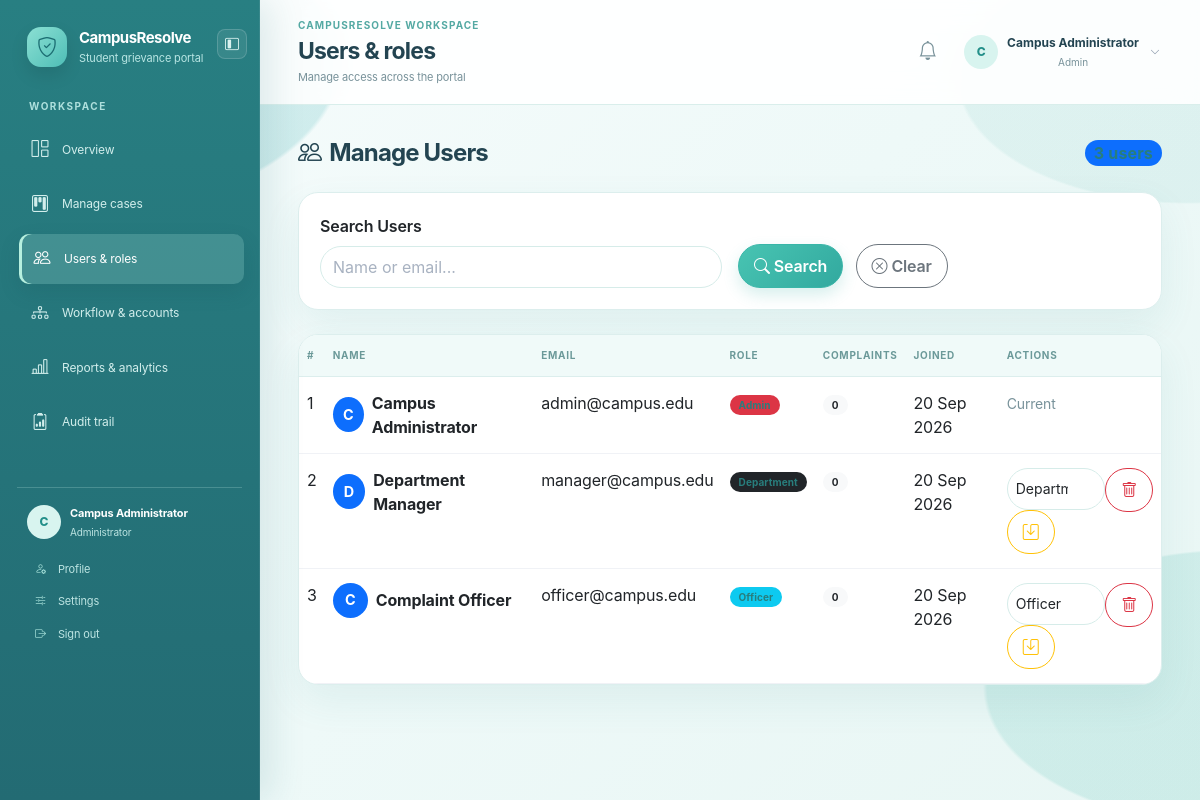
/admin_users.php (signed in), run on the app's committed database.
### tables this page shows
CREATE TABLE IF NOT EXISTS `users` (
  `id` INT AUTO_INCREMENT PRIMARY KEY,
  `full_name` VARCHAR(100) NOT NULL,
  `email` VARCHAR(150) NOT NULL UNIQUE,
  `password` VARCHAR(255) NOT NULL,
  `role` ENUM('user','admin','department','officer') NOT NULL DEFAULT 'user',
  `department_id` INT DEFAULT NULL,
  `is_active` TINYINT(1) NOT NULL DEFAULT 1,
  `created_at` TIMESTAMP DEFAULT CURRENT_TIMESTAMP,
  CONSTRAINT `fk_users_department` FOREIGN KEY (`department_id`) REFERENCES `departments`(`id`) ON DELETE SET NULL,
  INDEX `idx_users_role_active` (`role`, `is_active`)
);

### includes/security.php (called while the page is built, shortened)
<?php
function role_home(?string $role = null): string
{
    $role = $role ?? ($_SESSION['user_role'] ?? 'user');
    return match ($role) {
        'admin' => 'admin_dashboard.php',
        'department' => 'department_dashboard.php',
        'officer' => 'officer_dashboard.php',
        default => 'dashboard.php',
    };
}
?>

### admin_users.php (the view, shortened to what this page needs)
<?php
require_once 'config.php';
$search = trim($_GET['search'] ?? '');
$where_sql = '';
$sql = "SELECT u.*, (SELECT COUNT(*) FROM complaints WHERE user_id = u.id) as complaint_count FROM users u $where_sql ORDER BY u.created_at DESC";
$stmt = $conn->prepare($sql);
$stmt->execute();
$users = $stmt->get_result()->fetch_all(MYSQLI_ASSOC);
?>
<!DOCTYPE html>
<html lang="en">
<head>
    <link href="https://cdn.jsdelivr.net/npm/bootstrap@5.3.0/dist/css/bootstrap.min.css" rel="stylesheet">
    <link rel="stylesheet" href="https://cdn.jsdelivr.net/npm/bootstrap-icons@1.10.0/font/bootstrap-icons.css">
    <link rel="stylesheet" href="assets/css/style.css?v=sidebar-collapse-20260922-1">
</head>
<body>
    <div class="d-flex">
        <?php include 'includes/sidebar.php'; ?>
        <div class="flex-grow-1">
            <?php include 'includes/topbar.php'; ?>
            <main class="p-4">
                <div class="d-flex justify-content-between align-items-center mb-4">
                    <h4 class="fw-bold mb-0"><i class="bi bi-people me-2"></i>Manage Users</h4>
                    <span class="badge bg-primary fs-6"><?= count($users) ?> users</span>
                </div>
                <div class="card border-0 shadow-sm mb-4">
                    <div class="card-body">
                        <form method="GET" class="row g-3 align-items-end">
                            <div class="col-md-6">
                                <label class="form-label fw-semibold">Search Users</label>
                                <input type="text" name="search" class="form-control" placeholder="Name or email..." value="<?= htmlspecialchars($search) ?>">
                            </div>
                            <div class="col-md-6">
                                <button type="submit" class="btn btn-primary me-2"><i class="bi bi-search me-1"></i>Search</button>
                                <a href="admin_users.php" class="btn btn-outline-secondary"><i class="bi bi-x-circle me-1"></i>Clear</a>
                            </div>
                        </form>
                    </div>
                </div>
                <div class="card border-0 shadow-sm">
                    <div class="card-body p-0">
                        <div class="table-responsive">
                            <table class="table table-hover mb-0">
                                <thead class="table-light">
                                    <tr>
                                        <th>#</th>
                                        <th>Name</th>
                                        <th>Email</th>
                                        <th>Role</th>
                                        <th>Complaints</th>
                                        <th>Joined</th>
                                        <th>Actions</th>
                                    </tr>
                                </thead>
                                <tbody>
                                    <?php if (empty($users)): ?>
                                    <tr><td colspan="7" class="text-center text-muted py-4">No users found.</td></tr>
                                    <?php else: ?>
                                    <?php foreach ($users as $u): ?>
                                    <tr>
                                        <td><?= $u['id'] ?></td>
                                        <td>
                                            <div class="d-flex align-items-center">
                                                <div class="bg-primary text-white rounded-circle d-flex align-items-center justify-content-center me-2" style="width:35px;height:35px;font-size:0.9rem;">
                                                    <?= strtoupper(substr($u['full_name'], 0, 1)) ?>
                                                </div>
                                                <strong><?= htmlspecialchars($u['full_name']) ?></strong>
                                            </div>
                                        </td>
                                        <td><?= htmlspecialchars($u['email']) ?></td>
                                        <td>
                                            <span class="badge <?= $u['role'] === 'admin' ? 'bg-danger' : ($u['role'] === 'officer' ? 'bg-info' : ($u['role'] === 'department' ? 'bg-dark' : 'bg-primary')) ?>">
                                                <?= ucfirst($u['role']) ?>
                                            </span>
                                        </td>
                                        <td><span class="badge bg-light text-dark"><?= $u['complaint_count'] ?></span></td>
                                        <td><?= date('d M Y', strtotime($u['created_at'])) ?></td>
                                        <td>
                                            <?php if ($u['id'] !== (int)$_SESSION['user_id']): ?>
                                            <div class="btn-group btn-group-sm">
                                                <form method="POST" class="d-inline">
                                                    <select name="new_role" class="form-select form-select-sm" aria-label="Change role">
                                                        <?php foreach (['user','admin','department','officer'] as $role): ?><option value="<?= $role ?>" <?= $u['role'] === $role ? 'selected' : '' ?>><?= ucfirst($role) ?></option><?php endforeach; ?>
                                                    </select>
                                                    <button type="submit" name="update_role" class="btn btn-outline-warning" title="Save Role"><i class="bi bi-save"></i></button>
                                                </form>
                                                <form method="POST" class="d-inline" onsubmit="return confirm('Are you sure you want to delete this user? All their complaints will also be deleted.')">
                                                    <button type="submit" name="delete_user" class="btn btn-outline-danger" title="Delete User">
                                                        <i class="bi bi-trash"></i>
                                                    </button>
                                                </form>
                                            </div>
                                            <?php else: ?>
                                            <span class="text-muted"><small>Current</small></span>
                                            <?php endif; ?>
                                        </td>
                                    </tr>
                                    <?php endforeach; ?>
                                    <?php endif; ?>
                                </tbody>
                            </table>
                        </div>
                    </div>
                </div>
            </main>
        </div>
    </div>
</body>
</html>

### includes/sidebar.php (shortened to what this page needs)
<?php
$unread_count = 0;
if (isset($_SESSION['user_id'])) {
    $notif_stmt = $conn->prepare("SELECT COUNT(*) as cnt FROM notifications WHERE user_id = ? AND is_read = 0");
    if ($notif_stmt) {
        $notif_stmt->bind_param('i', $_SESSION['user_id']);
        $notif_stmt->execute();
        $notif_result = $notif_stmt->get_result()->fetch_assoc();
        $unread_count = (int) ($notif_result['cnt'] ?? 0);
    }
}
$current_page = basename($_SERVER['PHP_SELF']);
$role = $_SESSION['user_role'] ?? 'user';
$role_label = ['admin' => 'Administrator', 'department' => 'Department team', 'officer' => 'Case officer', 'user' => 'Student'][$role] ?? ucfirst($role);
$initial = strtoupper(substr(trim($_SESSION['user_name'] ?? 'U'), 0, 1));
function sidebar_link(string $page, string $icon, string $label, string $current_page, ?int $badge = null): void {
    $active = $page === $current_page ? ' active' : '';
    echo '<li class="nav-item"><a class="nav-link' . $active . '" href="' . htmlspecialchars($page) . '"><i class="bi ' . htmlspecialchars($icon) . '"></i><span>' . htmlspecialchars($label) . '</span>';
    echo '</a></li>';
}
?>
<nav id="primary-navigation" class="sidebar" aria-label="Primary navigation">
    <div class="sidebar-brand">
        <a href="<?= htmlspecialchars(role_home($role)) ?>" class="brand-lockup">
            <span class="brand-mark"><i class="bi bi-shield-check"></i></span>
            <span><strong>CampusResolve</strong><small>Student grievance portal</small></span>
        </a>
        <button class="sidebar-collapse-toggle" type="button" data-sidebar-collapse aria-label="Collapse sidebar" aria-expanded="true" aria-controls="primary-navigation" title="Collapse sidebar">
            <i class="bi bi-layout-sidebar-inset"></i>
        </button>
    </div>
    <div class="sidebar-label">Workspace</div>
    <ul class="nav flex-column sidebar-nav">
        <?php if ($role === 'admin'): ?>
            <?php sidebar_link('admin_dashboard.php', 'bi-grid-1x2', 'Overview', $current_page); ?>
        <?php elseif ($role === 'department'): ?>
            <?php sidebar_link('department_dashboard.php', 'bi-building', 'Department queue', $current_page); ?>
            <?php sidebar_link('notifications.php', 'bi-bell', 'Notifications', $current_page, $unread_count); ?>
        <?php elseif ($role === 'officer'): ?>
            <?php sidebar_link('officer_dashboard.php', 'bi-person-badge', 'Assigned cases', $current_page); ?>
            <?php sidebar_link('notifications.php', 'bi-bell', 'Notifications', $current_page, $unread_count); ?>
        <?php endif; ?>
    </ul>
    <div class="sidebar-spacer"></div>
    <div class="sidebar-footer">
        <div class="sidebar-user">
            <span class="sidebar-avatar"><?= htmlspecialchars($initial) ?></span>
            <span><strong><?= htmlspecialchars($_SESSION['user_name'] ?? 'User') ?></strong><small><?= htmlspecialchars($role_label) ?></small></span>
        </div>
        <div class="sidebar-footer-links">
            <a href="profile.php"><i class="bi bi-person-gear"></i> Profile</a>
            <a href="settings.php"><i class="bi bi-sliders2"></i> Settings</a>
            <a href="logout.php" class="logout-link"><i class="bi bi-box-arrow-right"></i> Sign out</a>
        </div>
    </div>
    <div class="sidebar-resize-handle" data-sidebar-resize role="separator" aria-label="Resize navigation sidebar" aria-orientation="vertical" aria-valuemin="220" aria-valuemax="380" aria-valuenow="260" tabindex="0" title="Drag to resize sidebar"></div>
</nav>

### includes/topbar.php (shortened to what this page needs)
<?php
$page_titles = [
    'dashboard.php' => ['My overview', 'Your complaint activity at a glance'],
    'add_complaint.php' => ['New case', 'Tell us what needs attention'],
    'complaints.php' => ['My cases', 'Track every request in one place'],
    'admin_dashboard.php' => ['Operations overview', 'Monitor the campus resolution pipeline'],
    'admin_complaints.php' => ['Manage cases', 'Review, route, and resolve incoming cases'],
    'admin_users.php' => ['Users & roles', 'Manage access across the portal'],
    'admin_assignments.php' => ['Workflow & accounts', 'Keep ownership and escalation clear'],
    'reports.php' => ['Reports & analytics', 'Turn resolution activity into insight'],
    'admin_audit.php' => ['Audit trail', 'Review every important system action'],
    'department_dashboard.php' => ['Department queue', 'Prioritize the cases assigned to your team'],
    'officer_dashboard.php' => ['Assigned cases', 'Work through your active resolution queue'],
    'notifications.php' => ['Notifications', 'Stay current on complaint activity'],
    'profile.php' => ['My profile', 'Keep your account details up to date'],
    'settings.php' => ['Settings', 'Control your portal preferences']
];
[$page_title, $page_subtitle] = $page_titles[basename($_SERVER['PHP_SELF'])] ?? ['CampusResolve', 'Student grievance portal'];
$top_initial = strtoupper(substr(trim($_SESSION['user_name'] ?? 'U'), 0, 1));
$top_role = $_SESSION['user_role'] ?? 'user';
?>
<header class="app-topbar">
    <div class="topbar-heading">
        <div><p class="topbar-eyebrow">CampusResolve workspace</p><h1><?= htmlspecialchars($page_title) ?></h1><p class="topbar-subtitle"><?= htmlspecialchars($page_subtitle) ?></p></div>
    </div>
    <div class="topbar-actions">
        <a href="notifications.php" class="topbar-notifications" aria-label="View notifications"><i class="bi bi-bell"></i><?php if (!empty($unread_count)): ?><span><?= $unread_count > 99 ? '99+' : $unread_count ?></span><?php endif; ?></a>
        <div class="dropdown account-dropdown">
            <button class="topbar-user account-trigger" type="button" data-bs-toggle="dropdown" aria-expanded="false">
                <span class="topbar-avatar"><?= htmlspecialchars($top_initial) ?></span><span class="topbar-user-copy"><strong><?= htmlspecialchars($_SESSION['user_name'] ?? 'User') ?></strong><small><?= htmlspecialchars(ucfirst($top_role)) ?></small></span><i class="bi bi-chevron-down account-chevron"></i>
            </button>
        </div>
    </div>
</header>

### data on the page
users: id "1", full_name "C", full_name "Campus Administrator", email "admin@campus.edu", complaint_count "0", created_at "20 Sep 2026", shows "Current"
users: id "2", full_name "D", full_name "Department Manager", email "manager@campus.edu", role "Department", complaint_count "0", created_at "20 Sep 2026", new_role "Department"
users: id "3", full_name "C", full_name "Complaint Officer", email "officer@campus.edu", role "Officer", complaint_count "0", created_at "20 Sep 2026", new_role "Officer"

### other printed values
$label "Overview Manage cases Users & roles Workflow & accounts Reports & analytics Audit trail"
$initial "C"
$_SESSION['user_name'] "Campus Administrator"
$role_label "Administrator"
$page_title "Users & roles"
$page_subtitle "Manage access across the portal"
$top_initial "C"
$top_role "Admin"
